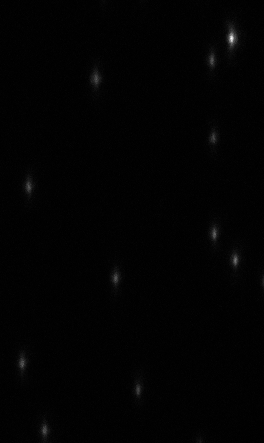
#> input picture X2110-Camera/100x/beads/2/680-1.tif, 264 x 443 px
$ python wavelength_calculation.py
#> lines starting #> are read from the running program, lines starting #| are printed output that depends on the picture
# -*- coding: utf-8 -*-
"""
Created on Sat Aug 15 12:32:33 2015

@author: Andre
"""
#import seaborn as sns
#sns.set()
import matplotlib.pyplot as plt
import numpy as np
from mpl_toolkits.mplot3d import Axes3D
import scipy.optimize as sp
from skimage.feature import peak_local_max
from PIL import Image
from scipy import sparse
from scipy.spatial import distance


plt.close('all')
#####################################################################################
def twoD_Gaussian(x_y, offset, amplitude, xo, yo, sigma_x, sigma_y, theta):
    x, y = x_y
    xo = float(xo)
    yo = float(yo)
    a = (np.cos(theta)**2)/(2*sigma_x**2) + (np.sin(theta)**2)/(2*sigma_y**2)
    b = -(np.sin(2*theta))/(4*sigma_x**2) + (np.sin(2*theta))/(4*sigma_y**2)
    c = (np.sin(theta)**2)/(2*sigma_x**2) + (np.cos(theta)**2)/(2*sigma_y**2)
    g = offset + amplitude*np.exp( - (a*((x-xo)**2) + 2*b*(x-xo)*(y-yo)
                            + c*((y-yo)**2)))
    return g.ravel()

###################################################################################
imagesFiles = [ '680-1.tif',  'red-1.tif', 'green-1.tif']

image = Image.open(imagesFiles[0])
#> image is the input picture: PIL image 264x443 I;16B; min 77, max 4595, mean 127.2
im_red = Image.open(imagesFiles[1])
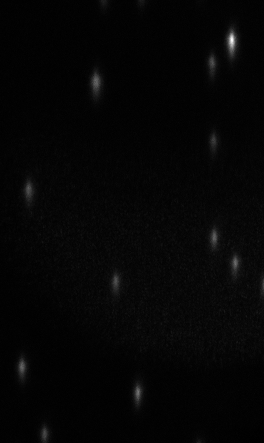
#> input picture X2110-Camera/100x/beads/2/red-1.tif, 264 x 443 px
#> im_red is the input picture: PIL image 264x443 I;16B; min 108, max 15015, mean 444.8
im_green = Image.open(imagesFiles[2])
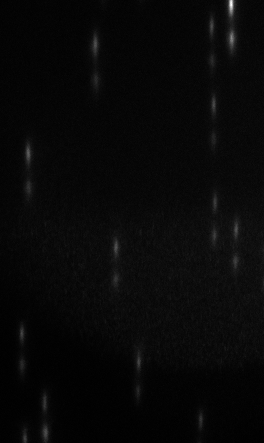
#> input picture X2110-Camera/100x/beads/2/green-1.tif, 264 x 443 px
#> im_green is the input picture: PIL image 264x443 I;16B; min 109, max 15446, mean 625.1

image = np.array(image)

#Check treshold, otherwise it may find more than one peak
thr_base = np.max(image)-33*np.std(image)
#> thr_base = 1549.1
peaks_base = peak_local_max(image, min_distance=5, threshold_abs=thr_base)
#> peaks_base = [[38, 231], [260, 235], [234, 215], [365, 22], [79, 96], [187, 29]]
peaks_base[:,0], peaks_base[:,1] = peaks_base[:,1], peaks_base[:,0].copy()

#if points are to close to the borders dont consider it
delete_base = []
for i,points in enumerate(peaks_base):
    if points[1]-40<0:                             #if point is too close to the top
        delete_base.append(i)
    elif points[1] + 40 >image.shape[0]:
        delete_base.append(i)
    if points[0] + 10 > image.shape[1]:                           #if point is too close to the right
        delete_base.append(i)
    if points[0] - 10 < 0:
        delete_base.append(i)
#> this loop made 6 passes
#> points on passes 1 to 6: [231, 38], [235, 260], [215, 234], [22, 365], [96, 79], [29, 187]
#> after the loop, delete_base = [0]
peaks_base = np.delete(peaks_base, delete_base, 0)
#> peaks_base = [[235, 260], [215, 234], [22, 365], [96, 79], [29, 187]]
print(str(peaks_base.shape[0]) + ' 680 peaks')
#| 5 680 peaks

#plot image and detected peaks
plt.figure(1)
plt.imshow(image)
plt.grid('off')
plt.scatter(peaks_base[:,0], peaks_base[:,1], facecolor='none', edgecolor="white")

##############################################################################
im_red = np.array(im_red)


# [23 lines of commented-out code are left out]
im_green = np.array(im_green)

# [21 lines of commented-out code are left out]
box_all = 18
y_top = 40
y_bot = 20


base_centers = np.empty((0,2))
base_centers_trans = np.empty((0,2)) #trans is in the coordinate system of the masked image below

#if a detected color is to far from the reference peak we need to increase the y box height
box = box_all
box_y_top = y_top
box_y_bot = y_bot

rows_y = box_y_top + box_y_bot
rows_y += 1
sumBase = np.empty((rows_y, peaks_base.shape[0])) #empty matrix to hold the collapsed sum of images/spectra

for i, peaks in enumerate(peaks_base):

    xmin = peaks[0] - box/2
    xmax = peaks[0] + box/2
    ymin = peaks[1] - box_y_top
    ymax = peaks[1] + box_y_bot

    x = np.arange(xmin, xmax,1)
    y = np.arange(ymin, ymax+1,1)

    X, Y = np.meshgrid(x,y) #note: meshgrid is needed to use an asymetric grid with plot_surface, I tried mgrid and it didn't work.

    imageMask =  image[int(np.min(y)):int(np.max(y))+1, int(np.min(x)):int(np.max(x))+1] #to mask it correctly we have to invert X and Y here
    imageMaskcopy =  np.copy(image)[int(np.min(y)):int(np.max(y))+1, int(np.min(x)):int(np.max(x))+1] #copy to do calculation in masked image coordinates
    sumBaseTemp = np.sum(imageMaskcopy, axis=1) #collapse the x direction to get spectra along y direction
    sumBase[:,i] = sumBaseTemp

    ig = (np.min(imageMask), np.max(imageMask) , peaks[1]+0.5, peaks[0]+0.5, 2.0, 2.0, 0.0) #0.5 used to force fit because peaks were to close to the fit
    inpars, pcov = sp.curve_fit(twoD_Gaussian,(Y,X), imageMask.ravel(), p0=ig, maxfev=20000)
    fit3 = twoD_Gaussian((Y, X), *inpars).reshape(X.shape[0], Y.shape[1])

    base_centers = np.append (base_centers, [[inpars[2], inpars[3]]], axis=0)
    base_centers_trans = np.append (base_centers_trans, [[inpars[2]-ymin, inpars[3]-xmin]], axis=0) #parameters minx ymin and xmin to translate
#> this loop made 5 passes
#> (peaks, xmin, xmax, ymin, ymax, ig) on pass 1: ([235, 260], 226, 244, 220, 280, (86, 2117, 260.5, 235.5, 2, 2, 0))
                                                                                                    # [11 lines of commented-out code are left out]


base_centers_temp = []
base_centers_trans_temp = []

# [10 lines of commented-out code are left out]
base_centers[:, 0], base_centers[:, 1] = base_centers[:, 1], base_centers[:, 0].copy() #invert back to X,Y order
#base_centers_trans = np.array([base_centers_trans_temp][0])
base_centers_trans[:, 0], base_centers_trans[:, 1] = base_centers_trans[:, 1], base_centers_trans[:, 0].copy() #invert back to X,Y order
print(str(base_centers.shape[0]) + ' 680 peaks cleaned')
#| 5 680 peaks cleaned

#Test Peaks fitting
plt.figure(2)
plt.imshow(image)
plt.grid('off')
plt.scatter(peaks_base[:,0], peaks_base[:,1], facecolor='none', edgecolor="g")
plt.scatter(base_centers[:,0], base_centers[:,1], facecolor='none', edgecolor="r")

#######################################################################################################


#if a detected color is to far from the reference peak we need to increase the y box height
box = box_all
box_y_top = y_top
box_y_bot = y_bot


rows_y = box_y_top + box_y_bot
rows_y += 1


sumRed = np.empty((rows_y, base_centers.shape[0]))

for i,peaks in enumerate(base_centers):

    xmin = peaks[0] - box/2
    xmax = peaks[0] + box/2
    ymin = peaks[1] - box_y_top
    ymax = peaks[1] + box_y_bot

    x = np.arange(xmin, xmax,1)
    y = np.arange(ymin, ymax+1,1)

    X, Y = np.meshgrid(x,y) #note: meshgrid is needed to use an asymetric grid with plot_surface, I tried mgrid and it didn't work

    redMask =  im_red[int(np.min(Y)):int(np.max(Y))+1, int(np.min(X)):int(np.max(X))+1] #to mask it correctly we have to invert X and Y here
    redMaskcopy =  np.copy(im_red)[int(np.min(Y)):int(np.max(Y))+1, int(np.min(X)):int(np.max(X))+1]
    sumRedTemp = np.sum(redMaskcopy, axis=1)
    sumRed[:,i] = sumRedTemp
#> this loop made 5 passes
#> peaks on passes 1 to 5: [234.9, 259.7], [213.9, 233.4], [21.83, 362.7], [95.54, 78.34], [28.34, 186.2]

#######################################################################################################
box = box_all
box_y_top = y_top
box_y_bot = y_bot


rows_y = box_y_top + box_y_bot
rows_y += 1


sumGreen = np.empty((rows_y, base_centers.shape[0]))

for i,peaks in enumerate(base_centers):

    xmin = peaks[0] - box/2
    xmax = peaks[0] + box/2
    ymin = peaks[1] - box_y_top
    ymax = peaks[1] + box_y_bot

    x = np.arange(xmin, xmax,1)
    y = np.arange(ymin, ymax+1,1)

    X, Y = np.meshgrid(x,y) #note: meshgrid is needed to use an asymetric grid with plot_surface, I tried mgrid and it didn't work


    greenMask = im_green[int(np.min(Y)):int(np.max(Y))+1, int(np.min(X)):int(np.max(X))+1] #to mask it correctly we have to invert X and Y here

    greenMaskcopy =  np.copy(im_green)[int(np.min(Y)):int(np.max(Y))+1, int(np.min(X)):int(np.max(X))+1]
    sumGreenTemp = np.sum(greenMaskcopy, axis=1)

    sumGreen[:,i] = sumGreenTemp


#########################################################################################################
#Function to remove baseline by "Asymmetric Least Squares Smoothing" by P. Eilers and H. Boelens 2005
def baseline_als(y, lam, p, niter=10):
  L = len(y)
  D = sparse.csc_matrix(np.diff(np.eye(L), 2))
  w = np.ones(L)
  for i in range(niter):
    W = sparse.spdiags(w, 0, L, L)
    Z = W + lam * D.dot(D.transpose())
    z = sparse.linalg.spsolve(Z, w*y)
    w = p * (y > z) + (1-p) * (y < z)
  return z


#Wavelength Calculation
#coef comes from the calibration => coefficient of a 3rd order polynomial
coef = np.array([1.89e-04,   4.26e-02,   5.57,      680])

p = np.poly1d(coef)

#In this case there is some leaking between the channels and also because the mask box is big a lot of the
#masked image is background, setting this intervals to 0 takes care of this
sumGreen[30:-1,:] = 0
sumRed[0:30,:] = 0
sumBase[0:30,:] = 0


#Tables to hold spectral mean for each channel
spectralMeanTableRed = np.empty((np.shape(base_centers_trans)[0],1))
spectralMeanTableGreen = np.empty((np.shape(base_centers_trans)[0],1))
spectralMeanTableBase = np.empty((np.shape(base_centers_trans)[0],1))


#for each center in the translated coordinate system of the masked image calculates the new wavelenght calibration
#by making the fitted center zero pixel displacement and applying the 3rd polynomial
for i, centers in enumerate(base_centers_trans):
    pixels = np.arange(0,rows_y,1)
    x_center = centers[0]
    y_center = centers[1]
    pixels_x = pixels - x_center
    pixels_y = pixels - y_center
    pixel_disp = p(pixels_y)


    sumNormRed = (sumRed[:,i]) /np.max(sumRed[:,i])
    sumNormGreen = (sumGreen[:,i]) /np.max(sumGreen[:,i])
    sumNormBase = (sumBase[:,i])/np.max(sumBase[:,i])

    #Spectral mean Calculation (wavelength average weighted by intensity)
    spectralMeanRed = np.sum(np.multiply(sumRed[:,i],pixel_disp))/np.sum(sumRed[:,i])

    spectralMeanGreen = np.sum(np.multiply(sumGreen[:,i],pixel_disp))/np.sum(sumGreen[:,i])

    spectralMeanBase = np.sum(np.multiply(sumBase[:,i],pixel_disp))/np.sum(sumBase[:,i])


    spectralMeanTableRed[i,0] = spectralMeanRed
    spectralMeanTableGreen[i,0] = spectralMeanGreen
    spectralMeanTableBase[i,0] = spectralMeanBase


    plt.figure(4)
    plt.scatter([680.0],spectralMeanRed )
    plt.scatter([580.0],spectralMeanGreen )
    plt.scatter([677.0],spectralMeanBase )
# [6 lines of commented-out code are left out]
    plt.figure(5)
#        zz = baseline_als(sumRed[30:,i], 1000000, 0.0001)
#        corre = sumRed[30:,i]-zz
#        corre = corre/np.max(corre)
    plt.plot(pixel_disp[30:-1],sumNormRed[30:-1], label=i)
    #plt.legend()
    #plt.figure(6)
    plt.plot(pixel_disp[0:30],sumNormGreen[0:30], label=i)
    plt.legend()
#> this loop made 5 passes
#> centers on passes 1 to 5: [8.88, 39.75], [7.9, 39.37], [8.83, 37.72], [8.54, 39.34], [8.34, 39.19]
#        plt.xlim(640,720)
#        plt.ylim(0,1.2)
#
#Plot spectral mean for each color/dye
plt.figure(3)
plt.errorbar([580.0], np.mean(spectralMeanTableGreen),yerr=np.std(spectralMeanTableGreen), marker='o', markersize=5)
plt.errorbar([680.0], np.mean(spectralMeanTableRed), yerr=np.std(spectralMeanTableRed), marker='o', markersize=5)
plt.errorbar([680.0], np.mean(spectralMeanTableBase), yerr=np.std(spectralMeanTableBase), marker='o', markersize=5)
plt.xticks(np.arange(560,750,20))
plt.yticks(np.arange(560,750,20))
plt.xlim(570,700)
plt.ylim(550,720)
plt.grid('on')
plt.xlabel('Nominal Wavelength (nm)')
plt.ylabel('Spectral Mean (nm)')
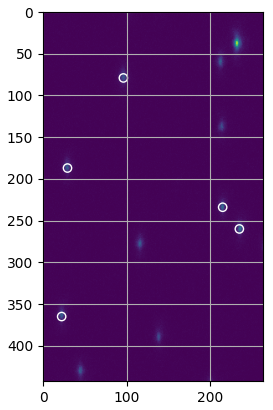
#> figure drawn by matplotlib, 1 panel
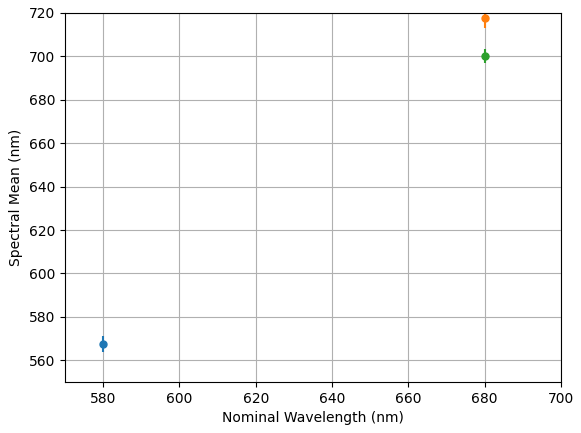
#> figure drawn by matplotlib, 1 panel
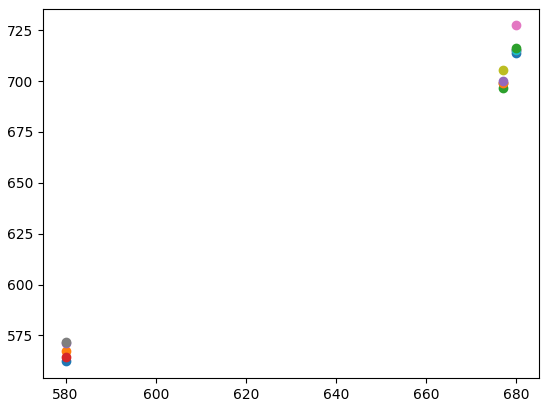
#> figure drawn by matplotlib, 1 panel
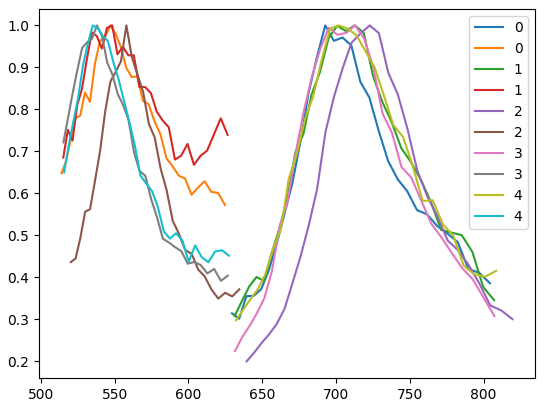
#> figure drawn by matplotlib, 1 panel; curve peaks at x = 692.8, y = 1; curve peaks at x = 547, y = 1; curve peaks at x = 712.7, y = 1
